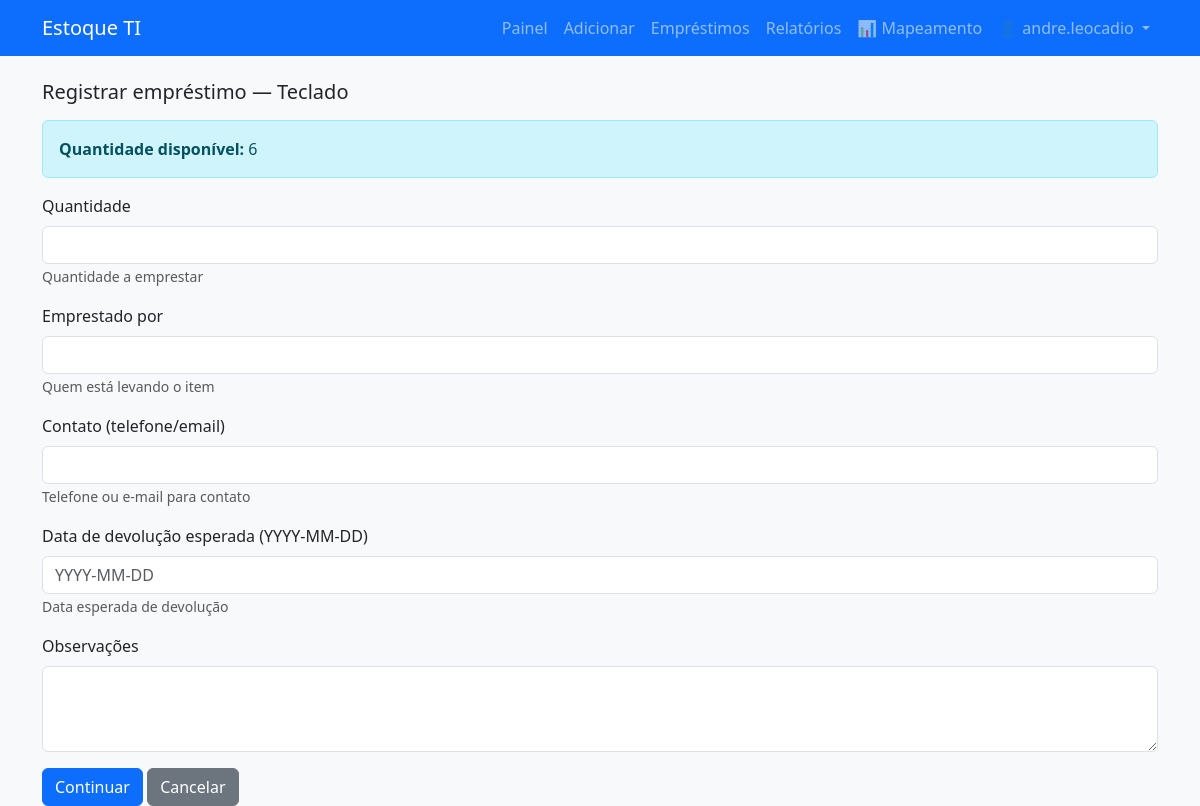
Page /item/1/loan (signed in) on the committed database.
### app.py (models this page shows, shortened)
class User(db.Model, UserMixin):
    id = db.Column(db.Integer, primary_key=True)
    username = db.Column(db.String(80), unique=True, nullable=False)
    password_hash = db.Column(db.String(200), nullable=False)
    is_admin = db.Column(db.Boolean, default=False)
    is_superadmin = db.Column(db.Boolean, default=False)

class Item(db.Model):
    id = db.Column(db.Integer, primary_key=True)
    name = db.Column(db.String(200), nullable=False)
    category = db.Column(db.String(100), nullable=False)
    quantity = db.Column(db.Integer, nullable=False, default=0)
    location = db.Column(db.String(200), nullable=True)
    serial = db.Column(db.String(200), nullable=True)
    sector = db.Column(db.String(200), nullable=True)
    description = db.Column(db.Text, nullable=True)
    barcode_code = db.Column(db.String(100), unique=True, nullable=True)
    added_at = db.Column(db.DateTime, default=datetime.utcnow)

### app.py (the view, shortened to what this page needs)
@app.route('/item/<int:item_id>/loan', methods=['GET', 'POST'])
@login_required
def create_loan(item_id):
    item = Item.query.get_or_404(item_id)
    form = LoanForm()
    return render_template('create_loan.html', form=form, item=item)

### app.py
class LoanForm(FlaskForm):
    quantity = IntegerField('Quantidade', validators=[DataRequired(), NumberRange(min=1)])
    borrowed_by = StringField('Emprestado por', validators=[DataRequired()])
    contact = StringField('Contato (telefone/email)', validators=[Optional()])
    expected_return = StringField('Data de devolução esperada (YYYY-MM-DD)', validators=[Optional()])
    notes = TextAreaField('Observações', validators=[Optional()])

### app.py (called while the page is built)
@login_manager.user_loader
def load_user(user_id):
    return User.query.get(int(user_id))

### templates/create_loan.html (shortened to what this page needs)
{% extends 'layout.html' %}
{% block content %}
  <h2 class="h5 mb-3">Registrar empréstimo — {{ item.name }}</h2>
  <div class="alert alert-info">
    <strong>Quantidade disponível:</strong> {{ item.quantity }}
  </div>
  <form method="post">
    <div class="mb-3">
      {{ form.quantity.label(class_='form-label') }}
      {{ form.quantity(class_='form-control') }}
      <small class="form-text text-muted">Quantidade a emprestar</small>
    </div>
    <div class="mb-3">
      {{ form.borrowed_by.label(class_='form-label') }}
      {{ form.borrowed_by(class_='form-control') }}
      <small class="form-text text-muted">Quem está levando o item</small>
    </div>
    <div class="mb-3">
      {{ form.contact.label(class_='form-label') }}
      {{ form.contact(class_='form-control') }}
      <small class="form-text text-muted">Telefone ou e-mail para contato</small>
    </div>
    <div class="mb-3">
      {{ form.expected_return.label(class_='form-label') }}
      {{ form.expected_return(class_='form-control', placeholder='YYYY-MM-DD') }}
      <small class="form-text text-muted">Data esperada de devolução</small>
    </div>
    <div class="mb-3">
      {{ form.notes.label(class_='form-label') }}
      {{ form.notes(class_='form-control', rows=3) }}
    </div>
    <button class="btn btn-primary">Continuar</button>
    <a class="btn btn-secondary" href="{{ url_for('view_item', item_id=item.id) }}">Cancelar</a>
  </form>
{% endblock %}

### templates/layout.html (shortened to what this page needs)
<!doctype html>
<html lang="pt-br">
  <head>
    <link href="https://cdn.jsdelivr.net/npm/bootstrap@5.3.2/dist/css/bootstrap.min.css" rel="stylesheet">
  </head>
  <body class="bg-light">
    <nav class="navbar navbar-expand-lg navbar-dark bg-primary mb-4">
      <div class="container">
        <a class="navbar-brand" href="{{ url_for('index') }}">Estoque TI</a>
        <div class="collapse navbar-collapse" id="navmenu">
          <ul class="navbar-nav ms-auto">
            {% if current_user.is_authenticated %}
              <li class="nav-item"><a class="nav-link" href="{{ url_for('dashboard') }}">Painel</a></li>
              <li class="nav-item"><a class="nav-link" href="{{ url_for('add_item') }}">Adicionar</a></li>
              <li class="nav-item"><a class="nav-link" href="{{ url_for('list_loans') }}">Empréstimos</a></li>
              <li class="nav-item"><a class="nav-link" href="{{ url_for('reports') }}">Relatórios</a></li>
              <li class="nav-item"><a class="nav-link" href="{{ url_for('equipment_mapping') }}" title="Mapeamento de equipamentos">📊 Mapeamento</a></li>
              <li class="nav-item dropdown">
                <a class="nav-link dropdown-toggle" href="#" id="userDropdown" role="button" data-bs-toggle="dropdown">
                  👤 {{ current_user.username }}
                </a>
              </li>
            {% else %}
              <li class="nav-item"><a class="nav-link" href="{{ url_for('login') }}">Entrar</a></li>
            {% endif %}
          </ul>
        </div>
      </div>
    </nav>
    <main class="container">
      {% block content %}{% endblock %}
    </main>
  </body>
</html>

### rows in the picture
User: username "andre.leocadio"
Item: name "Teclado", quantity "6"
